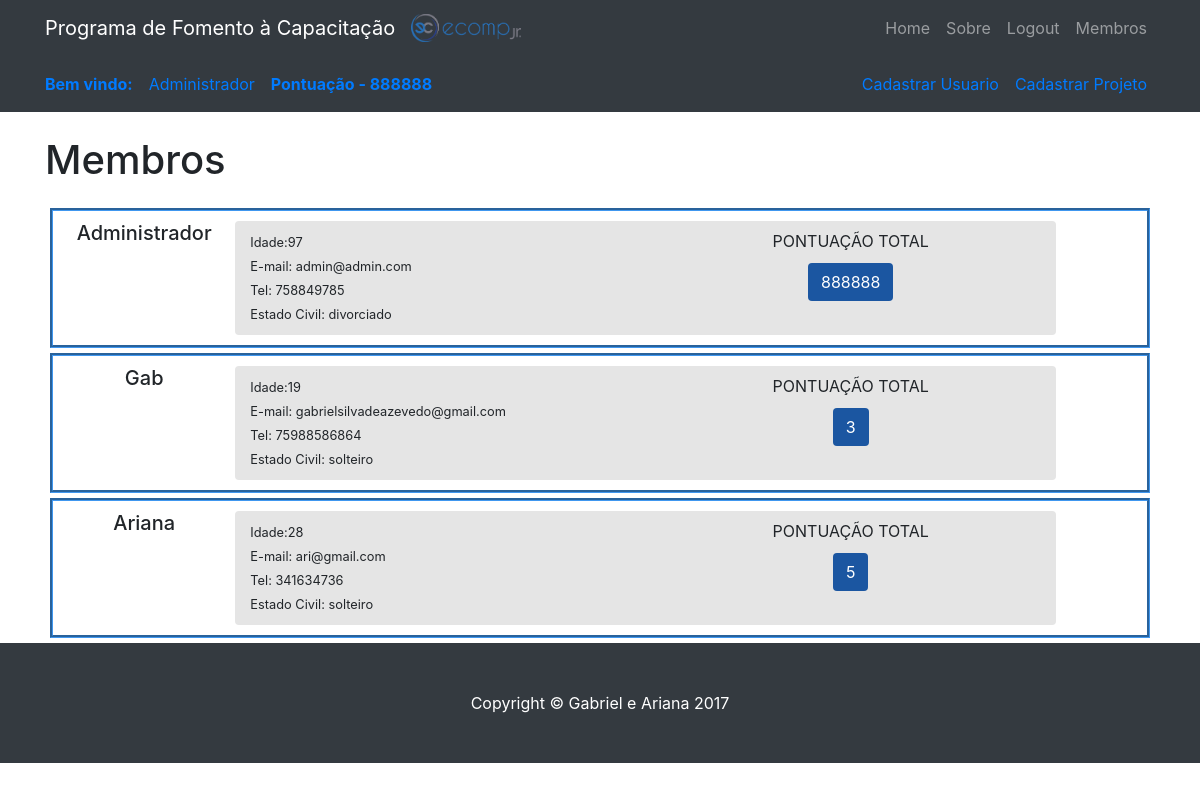
Screenshot of /view/members.php (signed in) with the database file from the repository.
### tables this page shows
CREATE TABLE IF NOT EXISTS `membro` (
  `id` int(255) NOT NULL AUTO_INCREMENT,
  `name` varchar(255) NOT NULL,
  `password` varchar(255) NOT NULL,
  `age` int(255) NOT NULL,
  `email` varchar(255) NOT NULL,
  `birthdate` varchar(255) NOT NULL,
  `estadocivil` varchar(255) NOT NULL,
  `telefone` varchar(255) NOT NULL,
  `github` varchar(255) NOT NULL,
  `pontuacao` int(255) NOT NULL,
  `admin` tinyint(1) NOT NULL,
  PRIMARY KEY (`id`),
  UNIQUE KEY `email` (`email`),
  UNIQUE KEY `github` (`github`)
);

### controllers/MembersController.class.php (called while the page is built, shortened)
<?php
    require_once("../model/Member.class.php");
    class MembersController {
        public function getMember($id) {
            $connection = Connection::getInstance();
            $query = "SELECT * FROM membro WHERE id= $id";
            $sql = $connection->query($query);
            $row = $sql->fetch(PDO::FETCH_ASSOC);
            if(isset($row)) {
                return new Member($row['email'],$row['password'],$row['id'],$row['name'], $row['birthdate'], $row['age'],$row['estadocivil'],$row['telefone'],$row['github'],$row['pontuacao'],$row['admin'] );
            } else {
                return null;
            }
        }
    }
?>

### model/Member.class.php (called while the page is built, shortened)
<?php
    class Member {
        private $name;
        private $age;
        private $email;
        private $estadocivil;
        private $telefone;
        private $pontuacao;
        function __construct($email, $password, $id = "", $name = "", $birthDate = "",$age = "", $estadocivil = "", $telefone = "", $github = "", $pontuacao = "", $admin = "") {
            $this->name = $name;
            $this->email = $email;
            $this->age = $age;
            $this->estadocivil = $estadocivil;
            $this->telefone = $telefone;
            $this->pontuacao = $pontuacao;
        }
        function getEmail() {
            return $this->email;
        }
        function getName() {
            return $this->name;
        }
        function getAge(){
            return $this->age;
        }
        function getEstadoCivil(){
            return $this->estadocivil;
        }
        function getTelefone(){
            return $this->telefone;
        }
        function getPontuacao(){
            return $this->pontuacao;
        }
    }
?>

### view/membroslot.php (the view)
<?php
      $size = $_SESSION['size']['MAX(id)'];
        $control = new MembersController();
        $control2 = new ProjectsController();
        $giant = "";
          for ($i=1; $i < $size+1; $i++) {
            $vectorr = $control2->getProjectsbyUser($i);
            $atual = $control->getMember($i);
            $nome = $atual->getName();
            $age = $atual->getAge();
            $email = $atual->getEmail();
            $tel = $atual->getTelefone();
            $estado = $atual->getEstadoCivil();
            $ponto = $atual->getPontuacao();
            $giant.= "
                    <div class='row' id='block'>
                      <div class='col-lg-2 col-md-2' >
                        <center>
                          <h5>
                           $nome
                          </h5>
                        </center>
                      </div>
                      <div class='col-lg-9 col-md-9 rounded' id='sample'>
                        <div class='row my-2'>
                          <div class='col-6 '>
                            <small>
                            Idade:$age<br>
                            E-mail: $email<br>
                            Tel: $tel<br>
                            Estado Civil: $estado<br></small>
                          </div>
                          <div class='col-6' align='center'>
                            PONTUAÇÃO TOTAL<br>
                            <p align='center'>
                              <button id='pontos' class='btn' type='button' data-toggle='collapse' data-target='#collapseExample$i' aria-expanded='false' aria-controls='collapseExample'>
                                $ponto
                              </button>
                            </p>
                          </div>
                        </div>
                        <div class='collapse' id='collapseExample$i'>
                          <div class='card card-block' style='margin-bottom: 10px;'>
                            <table class='table-striped'>
                              <thead>
                                <tr>
                                  <td class='col-3'>Data de Inicio</td>
                                  <td class='col-3'>Data de Entrega</td>
                                  <td class='col-2'>Nome do Projeto</td>
                                  <td class='col-2'>Contratante</td>
                                  <td class='col-2'>Orçamento</td>
                                </tr>
                              </thead>
                              <tbody>";
                                foreach ($vectorr as $projatual) {
                                        $nomeproj = $projatual->getName();
                                        $contratante = $projatual->getContratante();
                                        $orcamento = $projatual->getOrcamento();
                                        $datainicio = $projatual->getDataInicio();
                                        $dataentrega = $projatual->getDataEntrega();
                                        $giant.="<tr>
                                          <td>$datainicio</td>
                                          <td>$dataentrega</td>
                                          <td>$nomeproj</td>
                                          <td>$contratante</td>
                                          <td>$orcamento</td>
                                        </tr>";
                                }
                             $giant.= "</tbody>
                            </table>
                          </div>
                        </div>
                      </div>
                    </div>
                    ";
              }
              echo $giant;
      ?>

### view/members.php (shortened to what this page needs)
<?php
     require_once("../controllers/ProjectsController.class.php");
    require_once("../controllers/MembersController.class.php");
    require_once("../model/Member.class.php");
?>
<!DOCTYPE html>
<html lang="en">
  <head>
    <link href="../vendor/bootstrap/css/bootstrap.min.css" rel="stylesheet">
    <link href="../Assets/css/round-about.css" rel="stylesheet">
  </head>
  <body>
    <?php
        include "menu.php";
        include "memberbar.php";
    ?>
    <div class="container">
      <h1 class="my-4">Membros
      </h1>
    </div>
    <div class="container" >
    <?php
      if (isset($_SESSION['auth'])) {
          include "membroslot.php";
      }
      else{
        echo "<div class='container' style='height: 200px'><b>Faça Login para ter acesso aos usuários cadastrados</b></div>";
      }
    ?>
    </div>
  </body>
</html>

### view/menu.php (shortened to what this page needs)
<!DOCTYPE html>
<html>
<head>
    <link href="../vendor/bootstrap/css/bootstrap.min.css" rel="stylesheet">
    <link href="../Assets/css/round-about.css" rel="stylesheet">
</head>
<body>
    <nav class="navbar navbar-expand-lg navbar-dark bg-dark fixed-top">
      <div class="container">
        <a class="navbar-brand" href="../index.php">Programa de Fomento à Capacitação</a>
        <div align="center"><img src="../Assets/img/logoNome.png" width="110px" align="center"></div>
        <div class="collapse navbar-collapse" id="navbarResponsive">
          <ul class="navbar-nav ml-auto">
            <li class="nav-item">
              <a class="nav-link" href="../index.php" id="home" onload="clicke(event)">Home
              </a>
            </li>
            <li class="nav-item">
              <a class="nav-link" href="about.php" id="sobre" onload="clicke(event)">Sobre</a>
            </li>
            <li class="nav-item">
             <?php
              if (isset($_SESSION["auth"]) && $_SESSION["auth"]) {
                echo "<a class='nav-link' href='logout.php'>Logout</a>";
              }
              else{
                echo "<a class='nav-link' href='login.php' id='login' onload='clicke(event)'>Login</a>";
              }
            ?>
            </li>
            <li class="nav-item">
              <a class="nav-link" href="members.php" id="membros" onload="clicke(event)">Membros</a>
            </li>
          </ul>
        </div>
      </div>
    </nav>
</body>
</html>

### view/memberbar.php (shortened to what this page needs)
<!DOCTYPE html>
<html>
<head>
    <link href="../vendor/bootstrap/css/bootstrap.min.css" rel="stylesheet">
    <link href="../Assets/css/round-about.css" rel="stylesheet">
</head>
<body>
	<?php
		if (isset($_SESSION["auth"]) && $_SESSION["auth"]) {
			$nome = $_SESSION['name'];
			$pontos = $_SESSION['points'];
			if ($_SESSION['admin']) {
				echo "<nav class='navbar navbar-expand-lg navbar-blue bg-dark'>
					      <div class='container'>
					      	<div class='collapse navbar-collapse' id='navbarResponsive'>
					      		<b style='color:#007bff;'>Bem vindo:</b><a class='nav-link' href='home.php'> $nome</a><b style='color:#007bff;'>Pontuação - $pontos</b>
					          <ul class='navbar-nav ml-auto'>
					            <li class='nav-item'>
					              <a class='nav-link' href='userRegister.php' id='userregister'>Cadastrar Usuario
					                <span class='sr-only'>(current)</span>
					              </a>
					            </li>
					            <li class='nav-item'>
					              <a class='nav-link' href='projectRegister.php' id='projectregister'>Cadastrar Projeto</a>
					            </li>
					          </ul>
					        </div>
					      </div>
					    </nav>";
			}
		}
	?>
</body>
</html>

### Assets/css/round-about.css (style rules this page uses)
body { padding-top: 54px; }
@media (min-width: 992px) { body { padding-top: 56px; } }
#block { margin: 5px; padding-top: 10px; padding-bottom: 10px; border-style: groove; border-color: #4097ef; }
#sample { background-color: #E5E5E5; }
#pontos { cursor: pointer; color: white; background-color: #1B56A1; margin: 10px; }

### rows the page displays
membro: name "Administrador", age "97", email "admin@admin.com", telefone "758849785", estadocivil "divorciado", pontuacao "888888"
membro: name "Gab", age "19", email "gabrielsilvadeazevedo@gmail.com", telefone "75988586864", estadocivil "solteiro", pontuacao "3"
membro: name "Ariana", age "28", email "ari@gmail.com", telefone "341634736", estadocivil "solteiro", pontuacao "5"

### other values shown
$nome "Administrador"
$pontos "888888"
